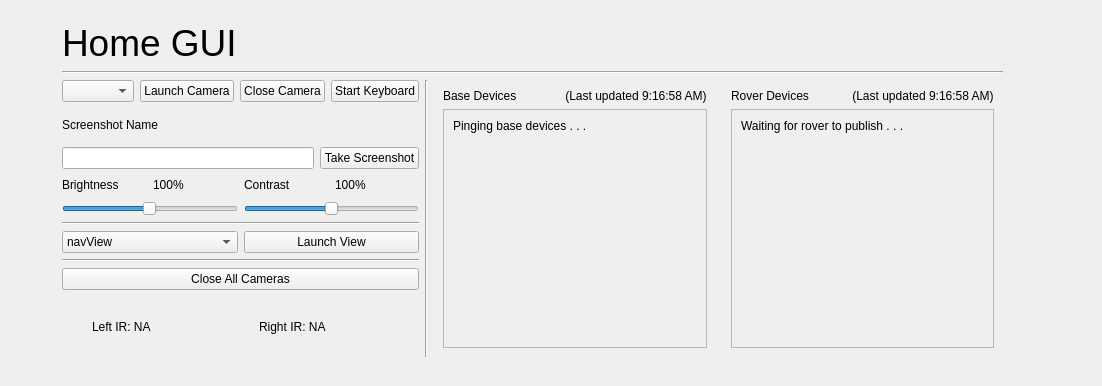
<?xml version="1.0" encoding="UTF-8"?>
<ui version="4.0">
 <class>Home_GUI</class>
 <widget class="QWidget" name="Home_GUI">
  <property name="geometry">
   <rect>
    <x>0</x>
    <y>0</y>
    <width>1102</width>
    <height>386</height>
   </rect>
  </property>
  <property name="minimumSize">
   <size>
    <width>0</width>
    <height>0</height>
   </size>
  </property>
  <property name="windowTitle">
   <string>Master Controls</string>
  </property>
  <layout class="QHBoxLayout" name="horizontalLayout_17">
   <item>
    <widget class="QWidget" name="everything" native="true">
     <property name="minimumSize">
      <size>
       <width>1000</width>
       <height>300</height>
      </size>
     </property>
     <property name="maximumSize">
      <size>
       <width>1000</width>
       <height>400</height>
      </size>
     </property>
     <widget class="QWidget" name="layoutWidget">
      <property name="geometry">
       <rect>
        <x>11</x>
        <y>11</y>
        <width>941</width>
        <height>335</height>
       </rect>
      </property>
      <layout class="QVBoxLayout" name="verticalLayout_17">
       <item>
        <widget class="QLabel" name="guiTitle">
         <property name="text">
          <string>&lt;html&gt;&lt;head/&gt;&lt;body&gt;&lt;p&gt;&lt;span style=&quot; font-size:28pt;&quot;&gt;Home GUI&lt;/span&gt;&lt;/p&gt;&lt;/body&gt;&lt;/html&gt;</string>
         </property>
         <property name="scaledContents">
          <bool>false</bool>
         </property>
        </widget>
       </item>
       <item>
        <widget class="Line" name="line_2">
         <property name="orientation">
          <enum>Qt::Horizontal</enum>
         </property>
        </widget>
       </item>
       <item>
        <layout class="QHBoxLayout" name="horizontalLayout_16">
         <item>
          <layout class="QVBoxLayout" name="verticalLayout_8">
           <item>
            <layout class="QHBoxLayout" name="horizontalLayout_3">
             <item>
              <widget class="QComboBox" name="cameraSelector"/>
             </item>
             <item>
              <widget class="QPushButton" name="cameraLaunchSingleButton">
               <property name="text">
                <string>Launch Camera</string>
               </property>
              </widget>
             </item>
             <item>
              <widget class="QPushButton" name="cameraCloseSingleButton">
               <property name="text">
                <string>Close Camera</string>
               </property>
              </widget>
             </item>
              <item>
              <widget class="QPushButton" name="keyboardLaunchSingleButton">
               <property name="text">
                <string>Start Keyboard</string>
               </property>
              </widget>
             </item>
            </layout>
           </item>
           <item>
            <layout class="QVBoxLayout" name="verticalLayout_7">
             <item>
              <widget class="QLabel" name="label_5">
               <property name="text">
                <string>Screenshot Name</string>
               </property>
              </widget>
             </item>
             <item>
              <layout class="QHBoxLayout" name="horizontalLayout_2">
               <item>
                <widget class="QLineEdit" name="screenshotLineEdit"/>
               </item>
               <item>
                <widget class="QPushButton" name="cameraScreenshotButton">
                 <property name="text">
                  <string>Take Screenshot</string>
                 </property>
                </widget>
               </item>
              </layout>
             </item>
            </layout>
           </item>
           <item>
            <layout class="QHBoxLayout" name="horizontalLayout_8">
             <item>
              <layout class="QVBoxLayout" name="verticalLayout">
               <item>
                <layout class="QHBoxLayout" name="horizontalLayout_7">
                 <item>
                  <widget class="QLabel" name="label_3">
                   <property name="maximumSize">
                    <size>
                     <width>16777215</width>
                     <height>20</height>
                    </size>
                   </property>
                   <property name="text">
                    <string>Brightness</string>
                   </property>
                  </widget>
                 </item>
                 <item>
                  <widget class="QLabel" name="brightnessLabel">
                   <property name="maximumSize">
                    <size>
                     <width>16777215</width>
                     <height>20</height>
                    </size>
                   </property>
                   <property name="text">
                    <string>100%</string>
                   </property>
                  </widget>
                 </item>
                </layout>
               </item>
               <item>
                <widget class="QSlider" name="brightnessSlider">
                 <property name="minimum">
                  <number>1</number>
                 </property>
                 <property name="maximum">
                  <number>200</number>
                 </property>
                 <property name="singleStep">
                  <number>5</number>
                 </property>
                 <property name="value">
                  <number>100</number>
                 </property>
                 <property name="sliderPosition">
                  <number>100</number>
                 </property>
                 <property name="orientation">
                  <enum>Qt::Horizontal</enum>
                 </property>
                </widget>
               </item>
              </layout>
             </item>
             <item>
              <layout class="QVBoxLayout" name="verticalLayout_6">
               <item>
                <layout class="QHBoxLayout" name="horizontalLayout_5">
                 <item>
                  <widget class="QLabel" name="label_4">
                   <property name="maximumSize">
                    <size>
                     <width>16777215</width>
                     <height>20</height>
                    </size>
                   </property>
                   <property name="text">
                    <string>Contrast</string>
                   </property>
                  </widget>
                 </item>
                 <item>
                  <widget class="QLabel" name="contrastLabel">
                   <property name="maximumSize">
                    <size>
                     <width>16777215</width>
                     <height>20</height>
                    </size>
                   </property>
                   <property name="text">
                    <string>100%</string>
                   </property>
                  </widget>
                 </item>
                </layout>
               </item>
               <item>
                <widget class="QSlider" name="contrastSlider">
                 <property name="minimum">
                  <number>1</number>
                 </property>
                 <property name="maximum">
                  <number>200</number>
                 </property>
                 <property name="singleStep">
                  <number>5</number>
                 </property>
                 <property name="value">
                  <number>100</number>
                 </property>
                 <property name="sliderPosition">
                  <number>100</number>
                 </property>
                 <property name="orientation">
                  <enum>Qt::Horizontal</enum>
                 </property>
                </widget>
               </item>
              </layout>
             </item>
            </layout>
           </item>
           <item>
            <widget class="Line" name="line_8">
             <property name="orientation">
              <enum>Qt::Horizontal</enum>
             </property>
            </widget>
           </item>
           <item>
            <layout class="QHBoxLayout" name="horizontalLayout">
             <item>
              <widget class="QComboBox" name="cameraViewSelector">
               <item>
                <property name="text">
                 <string>navView</string>
                </property>
               </item>
              </widget>
             </item>
             <item>
              <widget class="QPushButton" name="cameraLaunchViewButton">
               <property name="text">
                <string>Launch View</string>
               </property>
              </widget>
             </item>
            </layout>
           </item>
           <item>
            <widget class="Line" name="line_7">
             <property name="orientation">
              <enum>Qt::Horizontal</enum>
             </property>
            </widget>
           </item>
           <item>
            <widget class="QPushButton" name="cameraCloseAllButton">
             <property name="text">
              <string>Close All Cameras</string>
             </property>
            </widget>
           </item>
           <item>
            <layout class="QHBoxLayout" name="horizontalLayout_9">
             <item>
              <spacer name="horizontalSpacer_4">
               <property name="orientation">
                <enum>Qt::Horizontal</enum>
               </property>
               <property name="sizeType">
                <enum>QSizePolicy::Fixed</enum>
               </property>
               <property name="sizeHint" stdset="0">
                <size>
                 <width>30</width>
                 <height>20</height>
                </size>
               </property>
              </spacer>
             </item>
             <item>
              <widget class="QLabel" name="left_ir_label">
               <property name="text">
                <string>Left IR: NA</string>
               </property>
              </widget>
             </item>
             <item>
              <spacer name="horizontalSpacer_3">
               <property name="orientation">
                <enum>Qt::Horizontal</enum>
               </property>
               <property name="sizeType">
                <enum>QSizePolicy::Minimum</enum>
               </property>
               <property name="sizeHint" stdset="0">
                <size>
                 <width>30</width>
                 <height>20</height>
                </size>
               </property>
              </spacer>
             </item>
             <item>
              <widget class="QLabel" name="right_ir_label">
               <property name="text">
                <string>Right IR: NA</string>
               </property>
              </widget>
             </item>
             <item>
              <spacer name="horizontalSpacer_2">
               <property name="orientation">
                <enum>Qt::Horizontal</enum>
               </property>
               <property name="sizeType">
                <enum>QSizePolicy::Fixed</enum>
               </property>
               <property name="sizeHint" stdset="0">
                <size>
                 <width>30</width>
                 <height>20</height>
                </size>
               </property>
              </spacer>
             </item>
            </layout>
           </item>
          </layout>
         </item>
         <item>
          <widget class="Line" name="line">
           <property name="orientation">
            <enum>Qt::Vertical</enum>
           </property>
          </widget>
         </item>
         <item>
          <widget class="QWidget" name="baseStatusList" native="true">
           <layout class="QVBoxLayout" name="verticalLayout_2">
            <item>
             <layout class="QHBoxLayout" name="horizontalLayout_4">
              <item>
               <widget class="QLabel" name="label">
                <property name="text">
                 <string>Base Devices</string>
                </property>
               </widget>
              </item>
              <item>
               <widget class="QLabel" name="baseLastUpdate">
                <property name="text">
                 <string> (Last updated 9:16:58 AM)</string>
                </property>
               </widget>
              </item>
             </layout>
            </item>
            <item>
             <widget class="QScrollArea" name="scrollArea">
              <property name="minimumSize">
               <size>
                <width>0</width>
                <height>0</height>
               </size>
              </property>
              <property name="widgetResizable">
               <bool>true</bool>
              </property>
              <widget class="QWidget" name="scrollAreaWidgetContents">
               <property name="geometry">
                <rect>
                 <x>0</x>
                 <y>0</y>
                 <width>277</width>
                 <height>228</height>
                </rect>
               </property>
               <layout class="QVBoxLayout" name="verticalLayout_4">
                <item>
                 <widget class="QLabel" name="baseDeviceList">
                  <property name="sizePolicy">
                   <sizepolicy hsizetype="Expanding" vsizetype="Expanding">
                    <horstretch>0</horstretch>
                    <verstretch>0</verstretch>
                   </sizepolicy>
                  </property>
                  <property name="minimumSize">
                   <size>
                    <width>0</width>
                    <height>0</height>
                   </size>
                  </property>
                  <property name="text">
                   <string>&lt;html&gt;&lt;head/&gt;&lt;body&gt;&lt;p&gt;Pinging base devices . . .&lt;/p&gt;&lt;/body&gt;&lt;/html&gt;</string>
                  </property>
                  <property name="scaledContents">
                   <bool>false</bool>
                  </property>
                  <property name="alignment">
                   <set>Qt::AlignLeading|Qt::AlignLeft|Qt::AlignTop</set>
                  </property>
                  <property name="wordWrap">
                   <bool>false</bool>
                  </property>
                 </widget>
                </item>
               </layout>
              </widget>
             </widget>
            </item>
           </layout>
          </widget>
         </item>
         <item>
          <widget class="QWidget" name="roverStatusList" native="true">
           <layout class="QVBoxLayout" name="verticalLayout_3">
            <item>
             <layout class="QHBoxLayout" name="horizontalLayout_6">
              <item>
               <widget class="QLabel" name="label_2">
                <property name="text">
                 <string>Rover Devices</string>
                </property>
               </widget>
              </item>
              <item>
               <widget class="QLabel" name="roverLastUpdate">
                <property name="text">
                 <string> (Last updated 9:16:58 AM)</string>
                </property>
               </widget>
              </item>
             </layout>
            </item>
            <item>
             <widget class="QScrollArea" name="scrollArea_2">
              <property name="minimumSize">
               <size>
                <width>0</width>
                <height>0</height>
               </size>
              </property>
              <property name="widgetResizable">
               <bool>true</bool>
              </property>
              <widget class="QWidget" name="scrollAreaWidgetContents_2">
               <property name="geometry">
                <rect>
                 <x>0</x>
                 <y>0</y>
                 <width>284</width>
                 <height>228</height>
                </rect>
               </property>
               <layout class="QVBoxLayout" name="verticalLayout_5">
                <item>
                 <widget class="QLabel" name="roverDeviceList">
                  <property name="sizePolicy">
                   <sizepolicy hsizetype="Expanding" vsizetype="Expanding">
                    <horstretch>0</horstretch>
                    <verstretch>0</verstretch>
                   </sizepolicy>
                  </property>
                  <property name="minimumSize">
                   <size>
                    <width>0</width>
                    <height>0</height>
                   </size>
                  </property>
                  <property name="text">
                   <string>&lt;html&gt;&lt;head/&gt;&lt;body&gt;&lt;p&gt;Waiting for rover to publish . . .&lt;/p&gt;&lt;/body&gt;&lt;/html&gt;</string>
                  </property>
                  <property name="scaledContents">
                   <bool>false</bool>
                  </property>
                  <property name="alignment">
                   <set>Qt::AlignLeading|Qt::AlignLeft|Qt::AlignTop</set>
                  </property>
                  <property name="wordWrap">
                   <bool>false</bool>
                  </property>
                 </widget>
                </item>
               </layout>
              </widget>
             </widget>
            </item>
           </layout>
          </widget>
         </item>
        </layout>
       </item>
      </layout>
     </widget>
    </widget>
   </item>
  </layout>
 </widget>
 <resources/>
 <connections/>
</ui>
